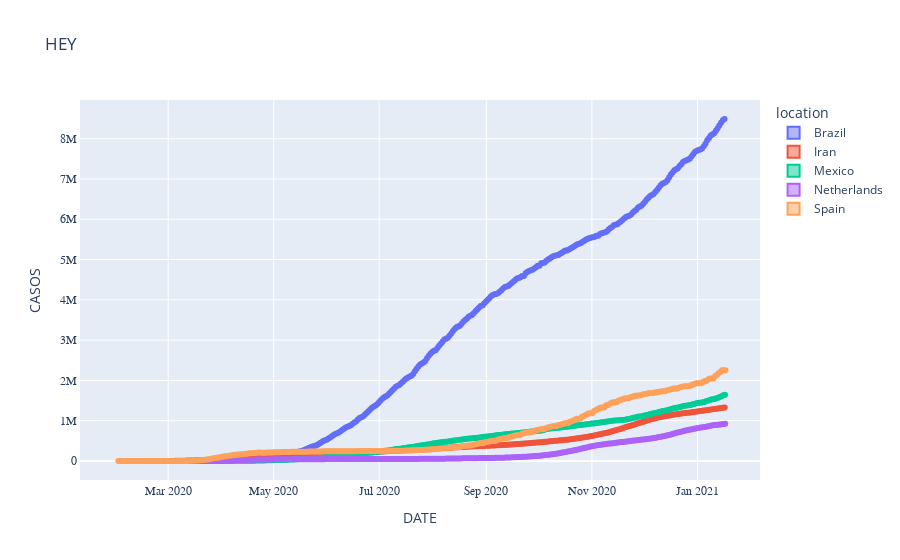

Notebook code for this chart:
### Code cell
boxplottest = Boxplot(df=df_our_countries, x_axis='date', y_axis='total_cases', x_label='DATE', y_label='CASOS', title='HEY', color='location')
boxplottest.draw()

### Figure 1 — Plotly figure (JSON) as saved in the notebook; plotly's stock layout.template omitted (floating-point values rounded to 4 significant figures; data arrays with more than 128 entries replaced by an {"elided": "..."} marker saying what was removed)
{"data": [{"alignmentgroup": "True", "boxpoints": "all", "hovertemplate": "location=Brazil<br>DATE=%{x}<br>CASOS=%{y}<extra></extra>", "legendgroup": "Brazil", "marker": {"color": "#636efa"}, "name": "Brazil", "notched": false, "offsetgroup": "Brazil", "orientation": "v", "showlegend": true, "type": "box", "x": {"elided": "327 str values"}, "x0": " ", "xaxis": "x", "y": {"elided": "327 int values"}, "y0": " ", "yaxis": "y"}, {"alignmentgroup": "True", "boxpoints": "all", "hovertemplate": "location=Iran<br>DATE=%{x}<br>CASOS=%{y}<extra></extra>", "legendgroup": "Iran", "marker": {"color": "#EF553B"}, "name": "Iran", "notched": false, "offsetgroup": "Iran", "orientation": "v", "showlegend": true, "type": "box", "x": {"elided": "334 str values"}, "x0": " ", "xaxis": "x", "y": {"elided": "334 int values"}, "y0": " ", "yaxis": "y"}, {"alignmentgroup": "True", "boxpoints": "all", "hovertemplate": "location=Mexico<br>DATE=%{x}<br>CASOS=%{y}<extra></extra>", "legendgroup": "Mexico", "marker": {"color": "#00cc96"}, "name": "Mexico", "notched": false, "offsetgroup": "Mexico", "orientation": "v", "showlegend": true, "type": "box", "x": {"elided": "383 str values"}, "x0": " ", "xaxis": "x", "y": {"elided": "383 int values"}, "y0": " ", "yaxis": "y"}, {"alignmentgroup": "True", "boxpoints": "all", "hovertemplate": "location=Netherlands<br>DATE=%{x}<br>CASOS=%{y}<extra></extra>", "legendgroup": "Netherlands", "marker": {"color": "#ab63fa"}, "name": "Netherlands", "notched": false, "offsetgroup": "Netherlands", "orientation": "v", "showlegend": true, "type": "box", "x": {"elided": "328 str values"}, "x0": " ", "xaxis": "x", "y": {"elided": "328 int values"}, "y0": " ", "yaxis": "y"}, {"alignmentgroup": "True", "boxpoints": "all", "hovertemplate": "location=Spain<br>DATE=%{x}<br>CASOS=%{y}<extra></extra>", "legendgroup": "Spain", "marker": {"color": "#FFA15A"}, "name": "Spain", "notched": false, "offsetgroup": "Spain", "orientation": "v", "showlegend": true, "type": "box", "x": {"elided": "352 str values"}, "x0": " ", "xaxis": "x", "y": {"elided": "352 int values"}, "y0": " ", "yaxis": "y"}], "layout": {"boxmode": "group", "legend": {"title": {"text": "location"}, "tracegroupgap": 0}, "title": {"text": "HEY"}, "xaxis": {"anchor": "y", "domain": [0, 1], "showgrid": true, "showline": true, "showticklabels": true, "tickfont": {"family": "Helvetica", "size": 12}, "title": {"text": "DATE"}}, "yaxis": {"anchor": "x", "domain": [0, 1], "showgrid": true, "showline": true, "showticklabels": true, "tickfont": {"family": "Helvetica", "size": 12}, "title": {"text": "CASOS"}}}}
